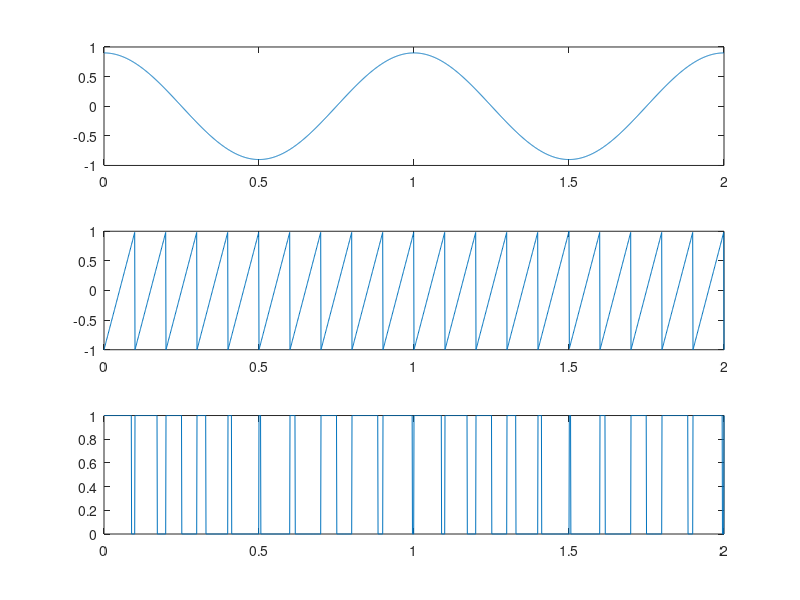

Reproduce this figure in MATLAB.
clear all;
close all;
Fc = 60;                     
Fs = 1000;  
duration = 2;
t1 = 0:1/Fs:duration;
t2 = 0:0.001:duration; 
m =0.9* cos(2*pi*1*t1);
x2 = ((square(2*pi*t2*10))+1)/2;
x = sawtooth(2*pi*t2*10);
for i=1:length(x)
if (m(i)>=x(i))
    pwm(i)=1; 
else
    pwm(i)=0;
end
end
subplot(3,1,1)
plot(t1,m)
subplot(3,1,2)
plot(t1,x)
subplot(3,1,3)
plot(t1,pwm)